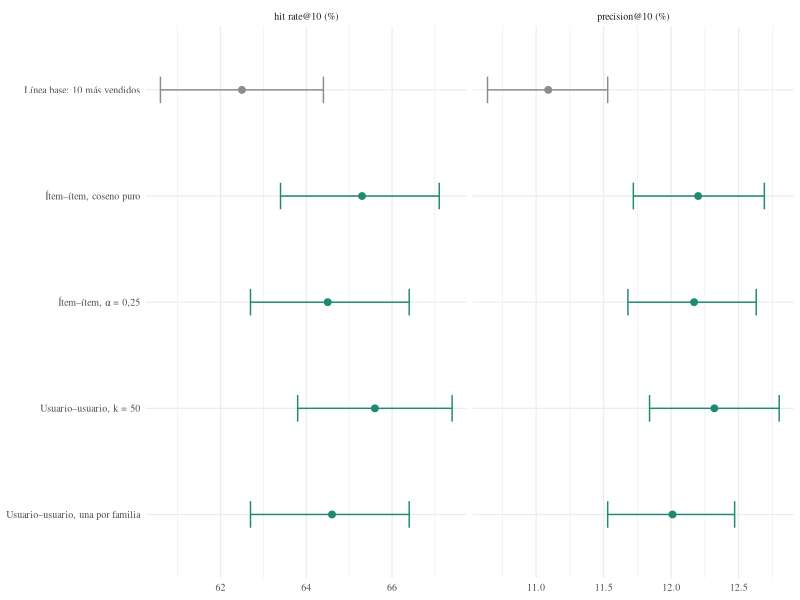

Write R code to recreate this figure. (Note: this script raises an error after producing the figure.)
## ---- chunk 1
knitr::opts_chunk$set(echo = FALSE, message = FALSE, warning = FALSE, dpi = 200)
library(ggplot2)
# Las cifras de este informe vienen de los documentos de cada fase (proyecto4_completo.html).
# El informe no recalcula nada, así que se genera en segundos.
## ---- chunk 2
knitr::kable(data.frame(
  Indicador = c("Líneas de factura", "Facturas", "Compradores", "Productos", "Periodo",
                "Cantidad por línea", "Productos por comprador",
                "Productos que suman el 50 % de las unidades"),
  Valor = c("496.375", "250.748", "5.888", "732", "julio 2013 – marzo 2022",
            "1 a 20, mediana 1 (67 % de las líneas es 1)",
            "mediana 22, máximo 267", "40 de 732 (Ginkgo Biloba solo: 8,7 %)")),
  caption = "**Tabla 1.** *Resumen de los datos unidos.*")
## ---- chunk 3
knitr::kable(data.frame(
  `Tutorial` = c("Usuario", "ISBN", "Calificación 1–10", "0 = sin calificación",
                 "Vecinos con top_n (conserva empates)", "Excluye libros leídos"),
  `Farmacia` = c("colaborador (de cab.csv, unido por invoice)", "Material (con description)",
                 "log(1 + suma de cantidad)", "celda vacía = no lo compró",
                 "exactamente k = 50 vecinos", "excluye todo lo comprado en su historia"),
  `Por qué` = c("Está en otra tabla", "Nombre legible para el prototipo",
                "Preferencia implícita, sin techo: hay que comprimir la cola",
                "No comprar no significa que no le guste", "Resultado estable y comparable",
                "Pregunta guía de la Fase 6"),
  check.names = FALSE),
  caption = "**Tabla 2.** *Traducción del tutorial al marketplace.*")
## ---- chunk 4
res <- data.frame(
  modelo = c("Línea base: 10 más vendidos", "Ítem–ítem, coseno puro", "Ítem–ítem, α = 0,25",
             "Usuario–usuario, k = 50", "Usuario–usuario, una por familia"),
  hr = c(62.5, 65.3, 64.5, 65.6, 64.6), hr_inf = c(60.6, 63.4, 62.7, 63.8, 62.7),
  hr_sup = c(64.4, 67.1, 66.4, 67.4, 66.4),
  pr = c(11.09, 12.20, 12.17, 12.32, 12.01), pr_inf = c(10.64, 11.72, 11.68, 11.84, 11.53),
  pr_sup = c(11.53, 12.69, 12.63, 12.80, 12.47),
  p = c("—", "2,7e-06", "0,013", "4,2e-05", "0,012"),
  distintos = c(76, 115, 263, 166, 182))
f <- function(x, d = 1) formatC(x, format = "f", digits = d, decimal.mark = ",")
knitr::kable(data.frame(
  Modelo = res$modelo,
  hr_col = paste0(f(res$hr), " % [", f(res$hr_inf), "; ", f(res$hr_sup), "]"),
  pr_col = paste0(f(res$pr, 2), " % [", f(res$pr_inf, 2), "; ",
                                              f(res$pr_sup, 2), "]"),
  `p McNemar vs. base` = res$p,
  `Productos distintos` = res$distintos, check.names = FALSE) |>
    setNames(c("Modelo", "hit rate\\@10 (IC 95 % Wilson)", "precision\\@10 (IC 95 % bootstrap)",
               "p McNemar vs. base", "Productos distintos")),
  caption = "**Tabla 3.** *Evaluación temporal (2.568 compradores).*",
  align = c("l", "c", "c", "c", "c"))
## ---- chunk 5
largo <- rbind(
  data.frame(modelo = res$modelo, m = "hit rate@10 (%)", v = res$hr, i = res$hr_inf, s = res$hr_sup),
  data.frame(modelo = res$modelo, m = "precision@10 (%)", v = res$pr, i = res$pr_inf, s = res$pr_sup))
largo$modelo <- factor(largo$modelo, levels = rev(res$modelo))
largo$base <- grepl("base", largo$modelo)
ggplot(largo, aes(v, modelo, color = base)) +
  geom_errorbarh(aes(xmin = i, xmax = s), height = 0.25) + geom_point(size = 2) +
  facet_wrap(~ m, scales = "free_x") +
  scale_color_manual(values = c(`TRUE` = "grey55", `FALSE` = "#1F8A72"), guide = "none") +
  labs(x = NULL, y = NULL) + theme_minimal(base_size = 9, base_family = "serif")
## ---- chunk 6
knitr::include_graphics("farmamatch_producto.png")
